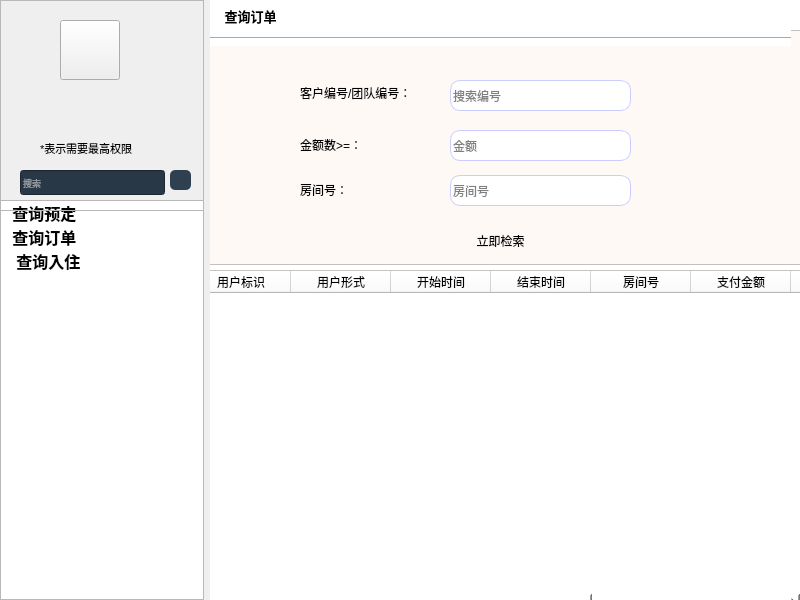
<?xml version="1.0" encoding="UTF-8"?>
<ui version="4.0">
 <class>MainWindow</class>
 <widget class="QMainWindow" name="MainWindow">
  <property name="geometry">
   <rect>
    <x>0</x>
    <y>0</y>
    <width>800</width>
    <height>600</height>
   </rect>
  </property>
  <property name="windowTitle">
   <string>MainWindow</string>
  </property>
  <property name="styleSheet">
   <string notr="true">QListWidget, QListView, QTreeWidget, QTreeView,QFrame {
    outline: 0px;
}
/*设置左侧选项的最小最大宽度,文字颜色和背景颜色*/
QListWidget {
    min-width: 200px;
    max-width: 200px;
    color: white;
	background-color:#2f4050
}
#head
{
background:white;
border-radius:30px;
}
#head_2
{
background:#CCFFCC;
border:1px solid;
border-color:#CCFFCC;
border-radius:60px;
}
#Search
{
border-radius:5px;
background:#293846;
border:0.5px solid;
border-color:white;

}
QListWidget::item
{
height:60;
background-color:#293846;
}
#frame
{
background-color:#2f4050

}
/*被选中时的背景颜色和左边框颜色*/
QListWidget::item:selected {
    background: rgb(52, 52, 52);
    border-left: 2px solid rgb(9, 187, 7);
}
/*鼠标悬停颜色*/
HistoryPanel::item:hover {
    background: rgb(52, 52, 52);
}
/*右侧的层叠窗口的背景颜色*/
QStackedWidget {
    background: white;
}
/*模拟的页面*/
#frame &gt; QLabel
{
color:white;
}
#frame_2
{
background-color:#CCFFCC;
}
#page_2 &gt; QLineEdit,QDateEdit
{
border-radius:5px;
background:#FFFFFF;
border:1px solid;
border-color:#6699CC;
}
#page_4 &gt; QLineEdit
{
border-radius:5px;
background:#FFFFFF;
border:1px solid;
border-color:#6699CC;
}



</string>
  </property>
  <widget class="QWidget" name="centralwidget">
   <widget class="QListWidget" name="listWidget">
    <property name="geometry">
     <rect>
      <x>0</x>
      <y>200</y>
      <width>204</width>
      <height>400</height>
     </rect>
    </property>
    <property name="itemAlignment">
     <set>Qt::AlignCenter</set>
    </property>
    <item>
     <property name="text">
      <string>  查询预定</string>
     </property>
     <property name="font">
      <font>
       <family>FontAwesome</family>
       <pointsize>12</pointsize>
       <weight>75</weight>
       <bold>true</bold>
      </font>
     </property>
     <property name="icon">
      <iconset>
       <normaloff>../../../../../pictures/staff5.png</normaloff>../../../../../pictures/staff5.png</iconset>
     </property>
    </item>
    <item>
     <property name="text">
      <string>  查询订单</string>
     </property>
     <property name="font">
      <font>
       <family>FontAwesome</family>
       <pointsize>12</pointsize>
       <weight>75</weight>
       <bold>true</bold>
      </font>
     </property>
     <property name="icon">
      <iconset>
       <normaloff>../../../../../pictures/staff2.png</normaloff>../../../../../pictures/staff2.png</iconset>
     </property>
    </item>
    <item>
     <property name="text">
      <string>   查询入住</string>
     </property>
     <property name="font">
      <font>
       <family>FontAwesome</family>
       <pointsize>12</pointsize>
       <weight>75</weight>
       <bold>true</bold>
      </font>
     </property>
     <property name="icon">
      <iconset>
       <normaloff>../../../../../pictures/customer1.png</normaloff>../../../../../pictures/customer1.png</iconset>
     </property>
    </item>
   </widget>
   <widget class="QFrame" name="frame">
    <property name="geometry">
     <rect>
      <x>0</x>
      <y>0</y>
      <width>204</width>
      <height>211</height>
     </rect>
    </property>
    <property name="frameShape">
     <enum>QFrame::StyledPanel</enum>
    </property>
    <property name="frameShadow">
     <enum>QFrame::Raised</enum>
    </property>
    <widget class="QToolButton" name="head">
     <property name="geometry">
      <rect>
       <x>60</x>
       <y>20</y>
       <width>60</width>
       <height>60</height>
      </rect>
     </property>
     <property name="text">
      <string/>
     </property>
     <property name="icon">
      <iconset>
       <normaloff>../../../../../pictures/staff3.png</normaloff>../../../../../pictures/staff3.png</iconset>
     </property>
     <property name="iconSize">
      <size>
       <width>60</width>
       <height>60</height>
      </size>
     </property>
    </widget>
    <widget class="QLabel" name="welcome">
     <property name="geometry">
      <rect>
       <x>30</x>
       <y>90</y>
       <width>110</width>
       <height>20</height>
      </rect>
     </property>
     <property name="text">
      <string/>
     </property>
     <property name="alignment">
      <set>Qt::AlignCenter</set>
     </property>
    </widget>
    <widget class="QLabel" name="label_2">
     <property name="geometry">
      <rect>
       <x>40</x>
       <y>140</y>
       <width>121</width>
       <height>16</height>
      </rect>
     </property>
     <property name="font">
      <font>
       <pointsize>8</pointsize>
      </font>
     </property>
     <property name="text">
      <string>*表示需要最高权限</string>
     </property>
    </widget>
    <widget class="QLineEdit" name="Search">
     <property name="geometry">
      <rect>
       <x>20</x>
       <y>170</y>
       <width>145</width>
       <height>25</height>
      </rect>
     </property>
     <property name="palette">
      <palette>
       <active>
        <colorrole role="WindowText">
         <brush brushstyle="SolidPattern">
          <color alpha="255">
           <red>255</red>
           <green>255</green>
           <blue>255</blue>
          </color>
         </brush>
        </colorrole>
        <colorrole role="Button">
         <brush brushstyle="SolidPattern">
          <color alpha="255">
           <red>41</red>
           <green>56</green>
           <blue>70</blue>
          </color>
         </brush>
        </colorrole>
        <colorrole role="Light">
         <brush brushstyle="SolidPattern">
          <color alpha="255">
           <red>255</red>
           <green>255</green>
           <blue>255</blue>
          </color>
         </brush>
        </colorrole>
        <colorrole role="Midlight">
         <brush brushstyle="SolidPattern">
          <color alpha="255">
           <red>255</red>
           <green>255</green>
           <blue>255</blue>
          </color>
         </brush>
        </colorrole>
        <colorrole role="Dark">
         <brush brushstyle="SolidPattern">
          <color alpha="255">
           <red>127</red>
           <green>127</green>
           <blue>127</blue>
          </color>
         </brush>
        </colorrole>
        <colorrole role="Mid">
         <brush brushstyle="SolidPattern">
          <color alpha="255">
           <red>170</red>
           <green>170</green>
           <blue>170</blue>
          </color>
         </brush>
        </colorrole>
        <colorrole role="Text">
         <brush brushstyle="SolidPattern">
          <color alpha="255">
           <red>0</red>
           <green>0</green>
           <blue>0</blue>
          </color>
         </brush>
        </colorrole>
        <colorrole role="BrightText">
         <brush brushstyle="SolidPattern">
          <color alpha="255">
           <red>255</red>
           <green>255</green>
           <blue>255</blue>
          </color>
         </brush>
        </colorrole>
        <colorrole role="ButtonText">
         <brush brushstyle="SolidPattern">
          <color alpha="255">
           <red>0</red>
           <green>0</green>
           <blue>0</blue>
          </color>
         </brush>
        </colorrole>
        <colorrole role="Base">
         <brush brushstyle="SolidPattern">
          <color alpha="255">
           <red>41</red>
           <green>56</green>
           <blue>70</blue>
          </color>
         </brush>
        </colorrole>
        <colorrole role="Window">
         <brush brushstyle="SolidPattern">
          <color alpha="255">
           <red>41</red>
           <green>56</green>
           <blue>70</blue>
          </color>
         </brush>
        </colorrole>
        <colorrole role="Shadow">
         <brush brushstyle="SolidPattern">
          <color alpha="255">
           <red>0</red>
           <green>0</green>
           <blue>0</blue>
          </color>
         </brush>
        </colorrole>
        <colorrole role="AlternateBase">
         <brush brushstyle="SolidPattern">
          <color alpha="255">
           <red>255</red>
           <green>255</green>
           <blue>255</blue>
          </color>
         </brush>
        </colorrole>
        <colorrole role="ToolTipBase">
         <brush brushstyle="SolidPattern">
          <color alpha="255">
           <red>255</red>
           <green>255</green>
           <blue>220</blue>
          </color>
         </brush>
        </colorrole>
        <colorrole role="ToolTipText">
         <brush brushstyle="SolidPattern">
          <color alpha="255">
           <red>0</red>
           <green>0</green>
           <blue>0</blue>
          </color>
         </brush>
        </colorrole>
        <colorrole role="PlaceholderText">
         <brush brushstyle="SolidPattern">
          <color alpha="128">
           <red>255</red>
           <green>255</green>
           <blue>255</blue>
          </color>
         </brush>
        </colorrole>
       </active>
       <inactive>
        <colorrole role="WindowText">
         <brush brushstyle="SolidPattern">
          <color alpha="255">
           <red>255</red>
           <green>255</green>
           <blue>255</blue>
          </color>
         </brush>
        </colorrole>
        <colorrole role="Button">
         <brush brushstyle="SolidPattern">
          <color alpha="255">
           <red>41</red>
           <green>56</green>
           <blue>70</blue>
          </color>
         </brush>
        </colorrole>
        <colorrole role="Light">
         <brush brushstyle="SolidPattern">
          <color alpha="255">
           <red>255</red>
           <green>255</green>
           <blue>255</blue>
          </color>
         </brush>
        </colorrole>
        <colorrole role="Midlight">
         <brush brushstyle="SolidPattern">
          <color alpha="255">
           <red>255</red>
           <green>255</green>
           <blue>255</blue>
          </color>
         </brush>
        </colorrole>
        <colorrole role="Dark">
         <brush brushstyle="SolidPattern">
          <color alpha="255">
           <red>127</red>
           <green>127</green>
           <blue>127</blue>
          </color>
         </brush>
        </colorrole>
        <colorrole role="Mid">
         <brush brushstyle="SolidPattern">
          <color alpha="255">
           <red>170</red>
           <green>170</green>
           <blue>170</blue>
          </color>
         </brush>
        </colorrole>
        <colorrole role="Text">
         <brush brushstyle="SolidPattern">
          <color alpha="255">
           <red>0</red>
           <green>0</green>
           <blue>0</blue>
          </color>
         </brush>
        </colorrole>
        <colorrole role="BrightText">
         <brush brushstyle="SolidPattern">
          <color alpha="255">
           <red>255</red>
           <green>255</green>
           <blue>255</blue>
          </color>
         </brush>
        </colorrole>
        <colorrole role="ButtonText">
         <brush brushstyle="SolidPattern">
          <color alpha="255">
           <red>0</red>
           <green>0</green>
           <blue>0</blue>
          </color>
         </brush>
        </colorrole>
        <colorrole role="Base">
         <brush brushstyle="SolidPattern">
          <color alpha="255">
           <red>41</red>
           <green>56</green>
           <blue>70</blue>
          </color>
         </brush>
        </colorrole>
        <colorrole role="Window">
         <brush brushstyle="SolidPattern">
          <color alpha="255">
           <red>41</red>
           <green>56</green>
           <blue>70</blue>
          </color>
         </brush>
        </colorrole>
        <colorrole role="Shadow">
         <brush brushstyle="SolidPattern">
          <color alpha="255">
           <red>0</red>
           <green>0</green>
           <blue>0</blue>
          </color>
         </brush>
        </colorrole>
        <colorrole role="AlternateBase">
         <brush brushstyle="SolidPattern">
          <color alpha="255">
           <red>255</red>
           <green>255</green>
           <blue>255</blue>
          </color>
         </brush>
        </colorrole>
        <colorrole role="ToolTipBase">
         <brush brushstyle="SolidPattern">
          <color alpha="255">
           <red>255</red>
           <green>255</green>
           <blue>220</blue>
          </color>
         </brush>
        </colorrole>
        <colorrole role="ToolTipText">
         <brush brushstyle="SolidPattern">
          <color alpha="255">
           <red>0</red>
           <green>0</green>
           <blue>0</blue>
          </color>
         </brush>
        </colorrole>
        <colorrole role="PlaceholderText">
         <brush brushstyle="SolidPattern">
          <color alpha="128">
           <red>255</red>
           <green>255</green>
           <blue>255</blue>
          </color>
         </brush>
        </colorrole>
       </inactive>
       <disabled>
        <colorrole role="WindowText">
         <brush brushstyle="SolidPattern">
          <color alpha="255">
           <red>127</red>
           <green>127</green>
           <blue>127</blue>
          </color>
         </brush>
        </colorrole>
        <colorrole role="Button">
         <brush brushstyle="SolidPattern">
          <color alpha="255">
           <red>41</red>
           <green>56</green>
           <blue>70</blue>
          </color>
         </brush>
        </colorrole>
        <colorrole role="Light">
         <brush brushstyle="SolidPattern">
          <color alpha="255">
           <red>255</red>
           <green>255</green>
           <blue>255</blue>
          </color>
         </brush>
        </colorrole>
        <colorrole role="Midlight">
         <brush brushstyle="SolidPattern">
          <color alpha="255">
           <red>255</red>
           <green>255</green>
           <blue>255</blue>
          </color>
         </brush>
        </colorrole>
        <colorrole role="Dark">
         <brush brushstyle="SolidPattern">
          <color alpha="255">
           <red>127</red>
           <green>127</green>
           <blue>127</blue>
          </color>
         </brush>
        </colorrole>
        <colorrole role="Mid">
         <brush brushstyle="SolidPattern">
          <color alpha="255">
           <red>170</red>
           <green>170</green>
           <blue>170</blue>
          </color>
         </brush>
        </colorrole>
        <colorrole role="Text">
         <brush brushstyle="SolidPattern">
          <color alpha="255">
           <red>127</red>
           <green>127</green>
           <blue>127</blue>
          </color>
         </brush>
        </colorrole>
        <colorrole role="BrightText">
         <brush brushstyle="SolidPattern">
          <color alpha="255">
           <red>255</red>
           <green>255</green>
           <blue>255</blue>
          </color>
         </brush>
        </colorrole>
        <colorrole role="ButtonText">
         <brush brushstyle="SolidPattern">
          <color alpha="255">
           <red>127</red>
           <green>127</green>
           <blue>127</blue>
          </color>
         </brush>
        </colorrole>
        <colorrole role="Base">
         <brush brushstyle="SolidPattern">
          <color alpha="255">
           <red>41</red>
           <green>56</green>
           <blue>70</blue>
          </color>
         </brush>
        </colorrole>
        <colorrole role="Window">
         <brush brushstyle="SolidPattern">
          <color alpha="255">
           <red>41</red>
           <green>56</green>
           <blue>70</blue>
          </color>
         </brush>
        </colorrole>
        <colorrole role="Shadow">
         <brush brushstyle="SolidPattern">
          <color alpha="255">
           <red>0</red>
           <green>0</green>
           <blue>0</blue>
          </color>
         </brush>
        </colorrole>
        <colorrole role="AlternateBase">
         <brush brushstyle="SolidPattern">
          <color alpha="255">
           <red>255</red>
           <green>255</green>
           <blue>255</blue>
          </color>
         </brush>
        </colorrole>
        <colorrole role="ToolTipBase">
         <brush brushstyle="SolidPattern">
          <color alpha="255">
           <red>255</red>
           <green>255</green>
           <blue>220</blue>
          </color>
         </brush>
        </colorrole>
        <colorrole role="ToolTipText">
         <brush brushstyle="SolidPattern">
          <color alpha="255">
           <red>0</red>
           <green>0</green>
           <blue>0</blue>
          </color>
         </brush>
        </colorrole>
        <colorrole role="PlaceholderText">
         <brush brushstyle="SolidPattern">
          <color alpha="128">
           <red>255</red>
           <green>255</green>
           <blue>255</blue>
          </color>
         </brush>
        </colorrole>
       </disabled>
      </palette>
     </property>
     <property name="font">
      <font>
       <family>微软雅黑</family>
       <pointsize>7</pointsize>
      </font>
     </property>
     <property name="styleSheet">
      <string notr="true"/>
     </property>
     <property name="placeholderText">
      <string>搜索</string>
     </property>
    </widget>
    <widget class="QToolButton" name="toolButton">
     <property name="geometry">
      <rect>
       <x>170</x>
       <y>170</y>
       <width>21</width>
       <height>20</height>
      </rect>
     </property>
     <property name="styleSheet">
      <string notr="true">background-color:#2f4050;
border:0px;

border-radius:5px</string>
     </property>
     <property name="text">
      <string/>
     </property>
     <property name="icon">
      <iconset>
       <normaloff>../../../../../pictures/search.png</normaloff>../../../../../pictures/search.png</iconset>
     </property>
     <property name="iconSize">
      <size>
       <width>15</width>
       <height>15</height>
      </size>
     </property>
    </widget>
    <widget class="QLabel" name="role">
     <property name="geometry">
      <rect>
       <x>30</x>
       <y>120</y>
       <width>110</width>
       <height>15</height>
      </rect>
     </property>
     <property name="font">
      <font>
       <pointsize>7</pointsize>
      </font>
     </property>
     <property name="text">
      <string/>
     </property>
     <property name="alignment">
      <set>Qt::AlignCenter</set>
     </property>
    </widget>
   </widget>
   <widget class="QStackedWidget" name="stackedWidget">
    <property name="geometry">
     <rect>
      <x>210</x>
      <y>0</y>
      <width>611</width>
      <height>601</height>
     </rect>
    </property>
    <property name="styleSheet">
     <string notr="true">background-color:#FFFFFF
</string>
    </property>
    <property name="currentIndex">
     <number>1</number>
    </property>
    <widget class="QWidget" name="page_3">
     <widget class="QTableWidget" name="tableBooking">
      <property name="geometry">
       <rect>
        <x>-10</x>
        <y>260</y>
        <width>611</width>
        <height>339</height>
       </rect>
      </property>
      <property name="styleSheet">
       <string notr="true"/>
      </property>
      <column>
       <property name="text">
        <string>身份证</string>
       </property>
      </column>
      <column>
       <property name="text">
        <string>房间号</string>
       </property>
      </column>
      <column>
       <property name="text">
        <string>开始时间</string>
       </property>
      </column>
      <column>
       <property name="text">
        <string>结束时间</string>
       </property>
      </column>
      <column>
       <property name="text">
        <string>预定时间</string>
       </property>
      </column>
      <column>
       <property name="text">
        <string>备注</string>
       </property>
      </column>
     </widget>
     <widget class="QFrame" name="frame_2">
      <property name="geometry">
       <rect>
        <x>0</x>
        <y>30</y>
        <width>611</width>
        <height>230</height>
       </rect>
      </property>
      <property name="styleSheet">
       <string notr="true">background-color:rgb(255, 249, 246)</string>
      </property>
      <property name="frameShape">
       <enum>QFrame::StyledPanel</enum>
      </property>
      <property name="frameShadow">
       <enum>QFrame::Raised</enum>
      </property>
      <widget class="QToolButton" name="searchNB">
       <property name="geometry">
        <rect>
         <x>250</x>
         <y>170</y>
         <width>101</width>
         <height>41</height>
        </rect>
       </property>
       <property name="styleSheet">
        <string notr="true">background-color:rgb(255, 249, 246);
border:0px;

border-radius:5px</string>
       </property>
       <property name="text">
        <string>立即检索</string>
       </property>
       <property name="icon">
        <iconset>
         <normaloff>../../../../../pictures/search.png</normaloff>../../../../../pictures/search.png</iconset>
       </property>
       <property name="toolButtonStyle">
        <enum>Qt::ToolButtonTextBesideIcon</enum>
       </property>
      </widget>
      <widget class="QLineEdit" name="searchName">
       <property name="geometry">
        <rect>
         <x>250</x>
         <y>80</y>
         <width>181</width>
         <height>31</height>
        </rect>
       </property>
       <property name="styleSheet">
        <string notr="true">border-radius:10px;
background:#FFFFFF;
border:1px solid;
border-color:#CCCCFF;
</string>
       </property>
       <property name="placeholderText">
        <string>搜索编号</string>
       </property>
      </widget>
      <widget class="QLabel" name="label_23">
       <property name="geometry">
        <rect>
         <x>100</x>
         <y>73</y>
         <width>141</width>
         <height>40</height>
        </rect>
       </property>
       <property name="styleSheet">
        <string notr="true">font: 9pt &quot;FontAwesome&quot;;</string>
       </property>
       <property name="text">
        <string>客户编号/团队编号：</string>
       </property>
      </widget>
      <widget class="QLabel" name="label_24">
       <property name="geometry">
        <rect>
         <x>100</x>
         <y>125</y>
         <width>101</width>
         <height>40</height>
        </rect>
       </property>
       <property name="styleSheet">
        <string notr="true">font: 9pt &quot;FontAwesome&quot;;</string>
       </property>
       <property name="text">
        <string>房间号：</string>
       </property>
      </widget>
      <widget class="QLineEdit" name="searchRid">
       <property name="geometry">
        <rect>
         <x>250</x>
         <y>130</y>
         <width>181</width>
         <height>31</height>
        </rect>
       </property>
       <property name="styleSheet">
        <string notr="true">border-radius:10px;
background:#FFFFFF;
border:1px solid;
border-color:#CCCCFF;
</string>
       </property>
       <property name="placeholderText">
        <string>搜索房间号</string>
       </property>
      </widget>
      <widget class="QRadioButton" name="typeC">
       <property name="geometry">
        <rect>
         <x>250</x>
         <y>30</y>
         <width>81</width>
         <height>19</height>
        </rect>
       </property>
       <property name="text">
        <string>个人</string>
       </property>
      </widget>
      <widget class="QRadioButton" name="typeT">
       <property name="geometry">
        <rect>
         <x>350</x>
         <y>30</y>
         <width>115</width>
         <height>19</height>
        </rect>
       </property>
       <property name="text">
        <string>团队</string>
       </property>
      </widget>
      <widget class="QLabel" name="label_78">
       <property name="geometry">
        <rect>
         <x>100</x>
         <y>20</y>
         <width>101</width>
         <height>41</height>
        </rect>
       </property>
       <property name="styleSheet">
        <string notr="true">font: 9pt &quot;FontAwesome&quot;;</string>
       </property>
       <property name="text">
        <string>对象：</string>
       </property>
      </widget>
     </widget>
     <widget class="QFrame" name="split_3">
      <property name="geometry">
       <rect>
        <x>-10</x>
        <y>30</y>
        <width>600</width>
        <height>2</height>
       </rect>
      </property>
      <property name="styleSheet">
       <string notr="true">color:#CCFFCC;
border-color:#CCFFCC;
background-color:#CCFFCC</string>
      </property>
      <property name="frameShape">
       <enum>QFrame::HLine</enum>
      </property>
      <property name="frameShadow">
       <enum>QFrame::Raised</enum>
      </property>
     </widget>
     <widget class="QToolButton" name="toolButton_2">
      <property name="geometry">
       <rect>
        <x>0</x>
        <y>0</y>
        <width>101</width>
        <height>31</height>
       </rect>
      </property>
      <property name="font">
       <font>
        <family>FontAwesome</family>
        <pointsize>10</pointsize>
        <weight>75</weight>
        <bold>true</bold>
       </font>
      </property>
      <property name="styleSheet">
       <string notr="true">border:none</string>
      </property>
      <property name="text">
       <string>查询预定</string>
      </property>
      <property name="icon">
       <iconset>
        <normaloff>../../../../../pictures/search1.png</normaloff>../../../../../pictures/search1.png</iconset>
      </property>
      <property name="toolButtonStyle">
       <enum>Qt::ToolButtonTextBesideIcon</enum>
      </property>
     </widget>
    </widget>
    <widget class="QWidget" name="page_2">
     <widget class="QFrame" name="frame_3">
      <property name="geometry">
       <rect>
        <x>-10</x>
        <y>30</y>
        <width>611</width>
        <height>235</height>
       </rect>
      </property>
      <property name="styleSheet">
       <string notr="true">background-color:rgb(255, 249, 246)</string>
      </property>
      <property name="frameShape">
       <enum>QFrame::StyledPanel</enum>
      </property>
      <property name="frameShadow">
       <enum>QFrame::Raised</enum>
      </property>
      <widget class="QToolButton" name="searchorderB">
       <property name="geometry">
        <rect>
         <x>250</x>
         <y>190</y>
         <width>101</width>
         <height>41</height>
        </rect>
       </property>
       <property name="styleSheet">
        <string notr="true">background-color:rgb(255, 249, 246);
border:0px;

border-radius:5px</string>
       </property>
       <property name="text">
        <string>立即检索</string>
       </property>
       <property name="icon">
        <iconset>
         <normaloff>../../../../../pictures/search.png</normaloff>../../../../../pictures/search.png</iconset>
       </property>
       <property name="toolButtonStyle">
        <enum>Qt::ToolButtonTextBesideIcon</enum>
       </property>
      </widget>
      <widget class="QLineEdit" name="ordername">
       <property name="geometry">
        <rect>
         <x>250</x>
         <y>50</y>
         <width>181</width>
         <height>31</height>
        </rect>
       </property>
       <property name="styleSheet">
        <string notr="true">border-radius:10px;
background:#FFFFFF;
border:1px solid;
border-color:#CCCCFF;
</string>
       </property>
       <property name="placeholderText">
        <string>搜索编号</string>
       </property>
      </widget>
      <widget class="QLabel" name="label_25">
       <property name="geometry">
        <rect>
         <x>100</x>
         <y>43</y>
         <width>141</width>
         <height>40</height>
        </rect>
       </property>
       <property name="styleSheet">
        <string notr="true">font: 9pt &quot;FontAwesome&quot;;</string>
       </property>
       <property name="text">
        <string>客户编号/团队编号：</string>
       </property>
      </widget>
      <widget class="QLabel" name="label_26">
       <property name="geometry">
        <rect>
         <x>100</x>
         <y>95</y>
         <width>101</width>
         <height>40</height>
        </rect>
       </property>
       <property name="styleSheet">
        <string notr="true">font: 9pt &quot;FontAwesome&quot;;</string>
       </property>
       <property name="text">
        <string>金额数&gt;=：</string>
       </property>
      </widget>
      <widget class="QLineEdit" name="ordermoney">
       <property name="geometry">
        <rect>
         <x>250</x>
         <y>100</y>
         <width>181</width>
         <height>31</height>
        </rect>
       </property>
       <property name="styleSheet">
        <string notr="true">border-radius:10px;
background:#FFFFFF;
border:1px solid;
border-color:#CCCCFF;
</string>
       </property>
       <property name="placeholderText">
        <string>金额</string>
       </property>
      </widget>
      <widget class="QLabel" name="label_29">
       <property name="geometry">
        <rect>
         <x>100</x>
         <y>140</y>
         <width>101</width>
         <height>40</height>
        </rect>
       </property>
       <property name="styleSheet">
        <string notr="true">font: 9pt &quot;FontAwesome&quot;;</string>
       </property>
       <property name="text">
        <string>房间号：</string>
       </property>
      </widget>
      <widget class="QLineEdit" name="orderrid">
       <property name="geometry">
        <rect>
         <x>250</x>
         <y>145</y>
         <width>181</width>
         <height>31</height>
        </rect>
       </property>
       <property name="styleSheet">
        <string notr="true">border-radius:10px;
background:#FFFFFF;
border:1px solid;
border-color:#CCCCFF;
</string>
       </property>
       <property name="placeholderText">
        <string>房间号</string>
       </property>
      </widget>
     </widget>
     <widget class="QToolButton" name="toolButton_4">
      <property name="geometry">
       <rect>
        <x>-10</x>
        <y>0</y>
        <width>101</width>
        <height>31</height>
       </rect>
      </property>
      <property name="font">
       <font>
        <family>FontAwesome</family>
        <pointsize>10</pointsize>
        <weight>75</weight>
        <bold>true</bold>
       </font>
      </property>
      <property name="styleSheet">
       <string notr="true">border:none</string>
      </property>
      <property name="text">
       <string>查询订单</string>
      </property>
      <property name="icon">
       <iconset>
        <normaloff>../../../../../pictures/search1.png</normaloff>../../../../../pictures/search1.png</iconset>
      </property>
      <property name="toolButtonStyle">
       <enum>Qt::ToolButtonTextBesideIcon</enum>
      </property>
     </widget>
     <widget class="QTableWidget" name="tableOrder">
      <property name="geometry">
       <rect>
        <x>-20</x>
        <y>270</y>
        <width>611</width>
        <height>339</height>
       </rect>
      </property>
      <property name="styleSheet">
       <string notr="true"/>
      </property>
      <column>
       <property name="text">
        <string>用户标识</string>
       </property>
      </column>
      <column>
       <property name="text">
        <string>用户形式</string>
       </property>
      </column>
      <column>
       <property name="text">
        <string>开始时间</string>
       </property>
      </column>
      <column>
       <property name="text">
        <string>结束时间</string>
       </property>
      </column>
      <column>
       <property name="text">
        <string>房间号</string>
       </property>
      </column>
      <column>
       <property name="text">
        <string>支付金额</string>
       </property>
      </column>
      <column>
       <property name="text">
        <string>备注</string>
       </property>
      </column>
      <column>
       <property name="text">
        <string>订单时间</string>
       </property>
      </column>
      <column>
       <property name="text">
        <string>办理的员工编号</string>
       </property>
      </column>
     </widget>
     <widget class="Line" name="line">
      <property name="geometry">
       <rect>
        <x>0</x>
        <y>30</y>
        <width>581</width>
        <height>16</height>
       </rect>
      </property>
      <property name="orientation">
       <enum>Qt::Horizontal</enum>
      </property>
     </widget>
    </widget>
    <widget class="QWidget" name="page">
     <widget class="QToolButton" name="toolButton_3">
      <property name="geometry">
       <rect>
        <x>-10</x>
        <y>0</y>
        <width>101</width>
        <height>31</height>
       </rect>
      </property>
      <property name="font">
       <font>
        <family>FontAwesome</family>
        <pointsize>10</pointsize>
        <weight>75</weight>
        <bold>true</bold>
       </font>
      </property>
      <property name="styleSheet">
       <string notr="true">border:none</string>
      </property>
      <property name="text">
       <string>查询入住</string>
      </property>
      <property name="icon">
       <iconset>
        <normaloff>../../../../../pictures/search1.png</normaloff>../../../../../pictures/search1.png</iconset>
      </property>
      <property name="toolButtonStyle">
       <enum>Qt::ToolButtonTextBesideIcon</enum>
      </property>
     </widget>
     <widget class="QFrame" name="frame_4">
      <property name="geometry">
       <rect>
        <x>-10</x>
        <y>30</y>
        <width>611</width>
        <height>230</height>
       </rect>
      </property>
      <property name="styleSheet">
       <string notr="true">background-color:rgb(255, 249, 246)</string>
      </property>
      <property name="frameShape">
       <enum>QFrame::StyledPanel</enum>
      </property>
      <property name="frameShadow">
       <enum>QFrame::Raised</enum>
      </property>
      <widget class="QToolButton" name="searchCheckinB">
       <property name="geometry">
        <rect>
         <x>250</x>
         <y>170</y>
         <width>101</width>
         <height>41</height>
        </rect>
       </property>
       <property name="styleSheet">
        <string notr="true">background-color:rgb(255, 249, 246);
border:0px;

border-radius:5px</string>
       </property>
       <property name="text">
        <string>立即检索</string>
       </property>
       <property name="icon">
        <iconset>
         <normaloff>../../../../../pictures/search.png</normaloff>../../../../../pictures/search.png</iconset>
       </property>
       <property name="toolButtonStyle">
        <enum>Qt::ToolButtonTextBesideIcon</enum>
       </property>
      </widget>
      <widget class="QLineEdit" name="searchName_2">
       <property name="geometry">
        <rect>
         <x>250</x>
         <y>80</y>
         <width>181</width>
         <height>31</height>
        </rect>
       </property>
       <property name="styleSheet">
        <string notr="true">border-radius:10px;
background:#FFFFFF;
border:1px solid;
border-color:#CCCCFF;
</string>
       </property>
       <property name="placeholderText">
        <string>搜索编号</string>
       </property>
      </widget>
      <widget class="QLabel" name="label_27">
       <property name="geometry">
        <rect>
         <x>100</x>
         <y>73</y>
         <width>141</width>
         <height>40</height>
        </rect>
       </property>
       <property name="styleSheet">
        <string notr="true">font: 9pt &quot;FontAwesome&quot;;</string>
       </property>
       <property name="text">
        <string>客户编号/团队编号：</string>
       </property>
      </widget>
      <widget class="QLabel" name="label_28">
       <property name="geometry">
        <rect>
         <x>100</x>
         <y>125</y>
         <width>101</width>
         <height>40</height>
        </rect>
       </property>
       <property name="styleSheet">
        <string notr="true">font: 9pt &quot;FontAwesome&quot;;</string>
       </property>
       <property name="text">
        <string>房间号：</string>
       </property>
      </widget>
      <widget class="QLineEdit" name="searchRid_2">
       <property name="geometry">
        <rect>
         <x>250</x>
         <y>130</y>
         <width>181</width>
         <height>31</height>
        </rect>
       </property>
       <property name="styleSheet">
        <string notr="true">border-radius:10px;
background:#FFFFFF;
border:1px solid;
border-color:#CCCCFF;
</string>
       </property>
       <property name="placeholderText">
        <string>搜索房间号</string>
       </property>
      </widget>
      <widget class="QRadioButton" name="typeC_2">
       <property name="geometry">
        <rect>
         <x>250</x>
         <y>30</y>
         <width>81</width>
         <height>19</height>
        </rect>
       </property>
       <property name="text">
        <string>个人</string>
       </property>
      </widget>
      <widget class="QRadioButton" name="typeT_2">
       <property name="geometry">
        <rect>
         <x>350</x>
         <y>30</y>
         <width>115</width>
         <height>19</height>
        </rect>
       </property>
       <property name="text">
        <string>团队</string>
       </property>
      </widget>
      <widget class="QLabel" name="label_79">
       <property name="geometry">
        <rect>
         <x>100</x>
         <y>20</y>
         <width>101</width>
         <height>41</height>
        </rect>
       </property>
       <property name="styleSheet">
        <string notr="true">font: 9pt &quot;FontAwesome&quot;;</string>
       </property>
       <property name="text">
        <string>对象：</string>
       </property>
      </widget>
     </widget>
     <widget class="QTableWidget" name="tableCheckin">
      <property name="geometry">
       <rect>
        <x>-20</x>
        <y>260</y>
        <width>611</width>
        <height>339</height>
       </rect>
      </property>
      <property name="styleSheet">
       <string notr="true"/>
      </property>
      <column>
       <property name="text">
        <string>房间号</string>
       </property>
      </column>
      <column>
       <property name="text">
        <string>身份证</string>
       </property>
      </column>
      <column>
       <property name="text">
        <string>开始时间</string>
       </property>
      </column>
      <column>
       <property name="text">
        <string>结束时间</string>
       </property>
      </column>
      <column>
       <property name="text">
        <string>总支付金额</string>
       </property>
      </column>
      <column>
       <property name="text">
        <string>登记记录的员工编号</string>
       </property>
      </column>
      <column>
       <property name="text">
        <string>备注</string>
       </property>
      </column>
     </widget>
    </widget>
   </widget>
  </widget>
 </widget>
 <resources/>
 <connections/>
</ui>
